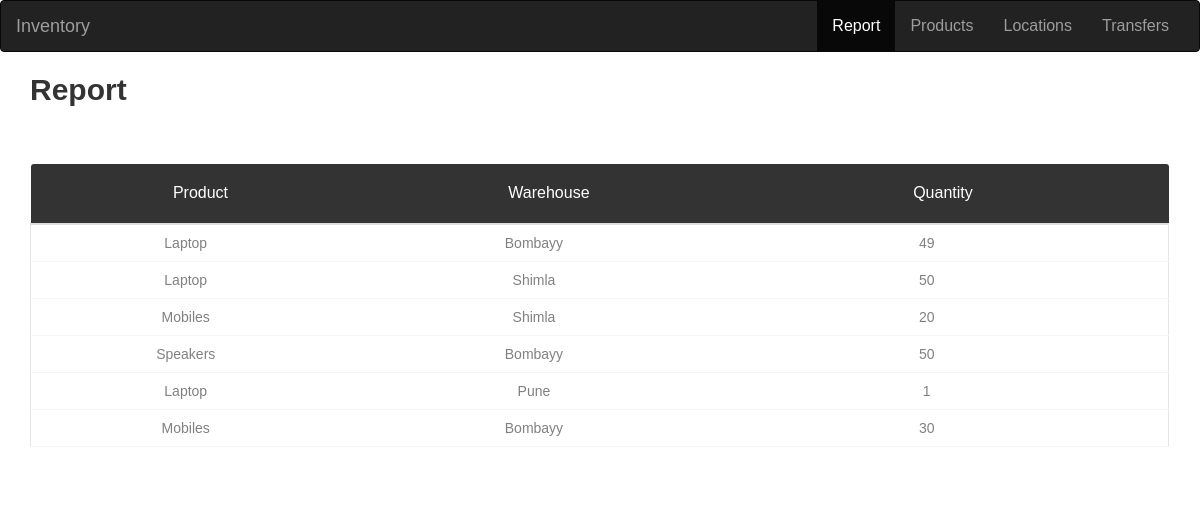
Before: / with the older database file.
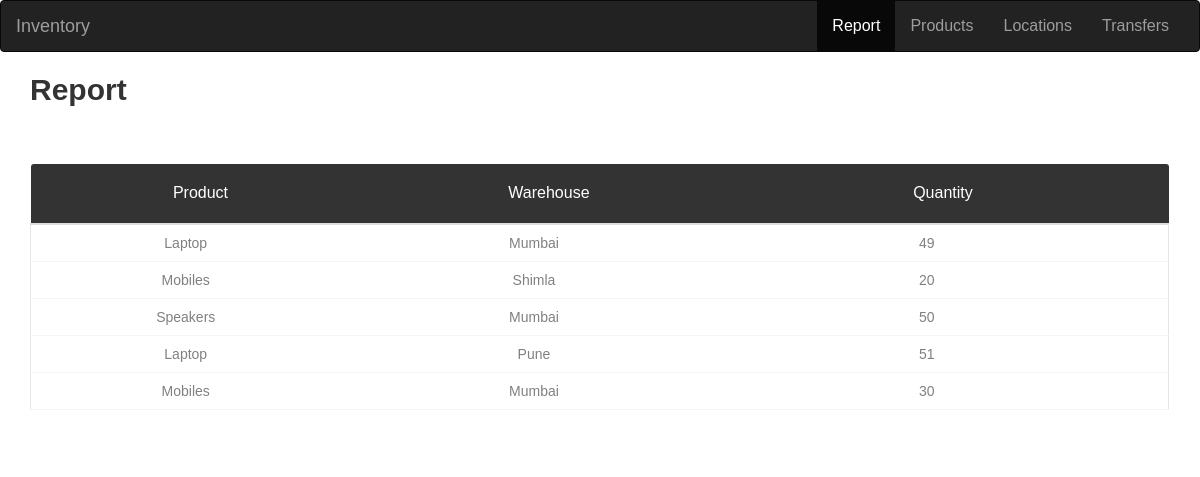
After: the same page with the newer database file.
### tables this page shows
CREATE TABLE report (
    p TEXT NOT NULL,
    wh TEXT NOT NULL,
    qty INTEGER NOT NULL
);

### app.py (the view)
@app.route('/')
def index():
    conn = get_db_connection()
    report = conn.execute('SELECT * FROM report').fetchall()
    conn.close()
    return render_template('index.html', report=report)

### app.py (called while the page is built)
def get_db_connection():
    conn = sqlite3.connect('database.db')
    conn.row_factory = sqlite3.Row
    return conn

### templates/index.html (shortened to what this page needs)
{% extends 'base.html' %}
{% block content %}
    <nav class="navbar navbar-inverse">
        <div class="container-fluid">
          <div class="navbar-header">
            <a class="navbar-brand" href="#">Inventory</a>
          </div>
          <ul class="nav navbar-nav" style="float:right">
    <li class="active nav-item"><a href="#">Report</a></li>
    <li><a class="nav-item" href="products">Products</a></li>
    <li><a class="nav-item" href="locationn">Locations</a></li>
    <li><a class="nav-item" href="transfers">Transfers</a></li>
          </ul>
        </div>
      </nav>
      <div class="container">
    <h2>Report</h2>
    <br>
    <div class="row m-t-30">
        <div class="col-md-12">
            <div class="table-responsive m-b-40">
                <table class="table table-borderless table-data3">
                    <thead>
                        <tr>
                            <th style="text-align: center;">Product</th>
                            <th style="text-align: center;">Warehouse</th>
                            <th style="text-align: center;">Quantity</th>
                        </tr>
                    </thead>
                    <tbody>
                        {% for i in report %}
                        <tr>
                            <td style="text-align: center;">{{ i['p'] }}</td>
                            <td style="text-align: center;">{{ i['wh'] }}</td>
                            <td style="text-align: center;">{{ i['qty'] }}</td>
                        </tr>
                        {% endfor %}
                    </tbody>
                </table>
            </div>
        </div>
    </div>
</div>
{% endblock %}

Changed rows visible on the page:
removed report: p "Laptop", wh "Shimla", qty "50"
changed report (number 1 of 5 on the later page): wh "Bombayy" → "Mumbai"
changed report "Speakers": wh "Bombayy" → "Mumbai"
changed report "Pune": qty "1" → "51"
changed report (number 5 of 5 on the later page): wh "Bombayy" → "Mumbai"
